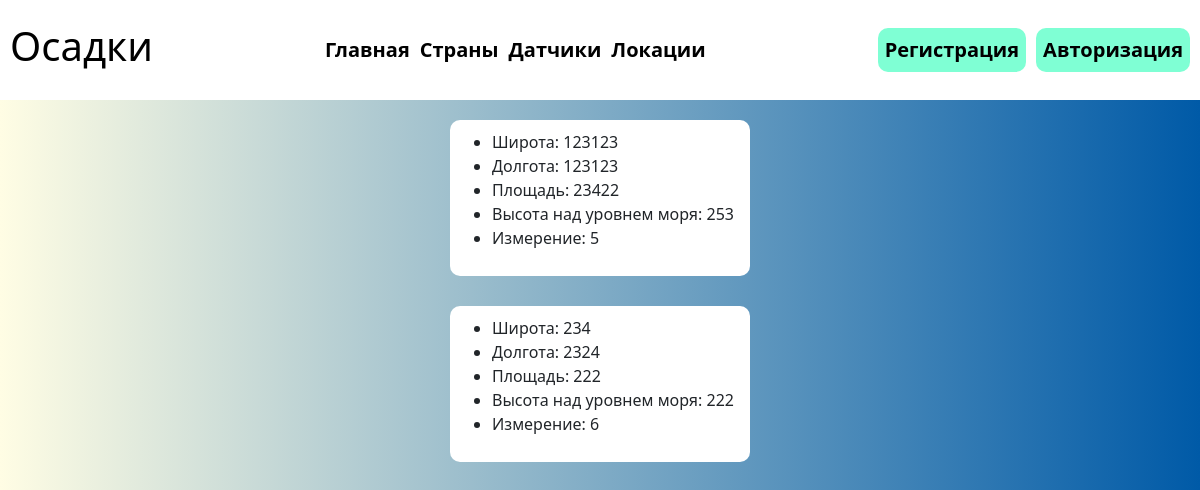
/locations, run on the app's committed database.
### main/models.py (models this page shows, shortened)
class Location(models.Model):
	measurement = models.OneToOneField(PrecipitationMeasurement, on_delete=models.PROTECT, primary_key=True)
	latitude = models.fields.IntegerField('Широта')
	longitude = models.fields.IntegerField("Долгота")
	sea_height = models.fields.IntegerField("Высота над уровнем моря")
	area = models.fields.IntegerField("Площадь")

class PrecipitationMeasurement(models.Model):
	latitude = models.fields.IntegerField('Широта')
	longitude = models.fields.IntegerField("Долгота")
	width = models.fields.IntegerField("Ширина")
	length = models.fields.IntegerField("Длина")
	mm_h = models.fields.IntegerField("ММ/Ч")
	date = models.fields.DateTimeField("Дата и время")
	country = models.ForeignKey("Country", on_delete=models.PROTECT, null=True)
	sensors = models.ManyToManyField('MeasurementSensors')
	def __str__(self):
		return f'{self.id}'

### main/views.py (the view)
# urls.py: path('locations', views.locations, name='locations'),
def locations(req):
	all_loc = Location.objects.all()
	props = {
		"title": "Локации",
		"all_loc": all_loc,
	}
	return render(req, "main/locations.html", props)

### templates/main/locations.html (shortened to what this page needs)
{% extends "main/layout.html" %}
{% load static %}
{% block content %}
    <div class="wrap_mes">
    {% if all_loc %}
     {% for l in all_loc %}
    <div class="meas">
        <ul>
            <li>Широта: {{ l.latitude }}</li>
            <li>Долгота: {{ l.longitude }}</li>
            <li>Площадь: {{ l.area }}</li>
            <li>Высота над уровнем моря: {{ l.sea_height }}</li>
            <li>Измерение: {{ l.measurement }}</li>
        </ul>
    </div>
    {% endfor %}
    {% else %}
        <h2>Нет стран</h2>
    {% endif %}
    </div>
{% endblock %}

### main/static/main/styles/main.css (style rules this page uses)
* { padding: 0; margin: 0; box-sizing: border-box; }
html, body { width: 100%; height: 100%; background: #005AA7; background: -webkit-linear-gradient(to right, #FFFDE4, #005AA7); background: linear-gradient(to right, #FFFDE4, #005AA7); }
.meas { width: 300px; background: white; padding: 10px; border-radius: 10px; }
.meas ul { display: flex; flex-direction: column; justify-content: space-between; }
.wrap_mes { width: 100%; display: flex; align-items: center; padding: 20px; gap: 30px; flex-direction: column; }

### data on the page
Location: latitude "123123", longitude "123123", area "23422", sea_height "253", measurement "5"
Location: latitude "234", longitude "2324", area "222", sea_height "222", measurement "6"
